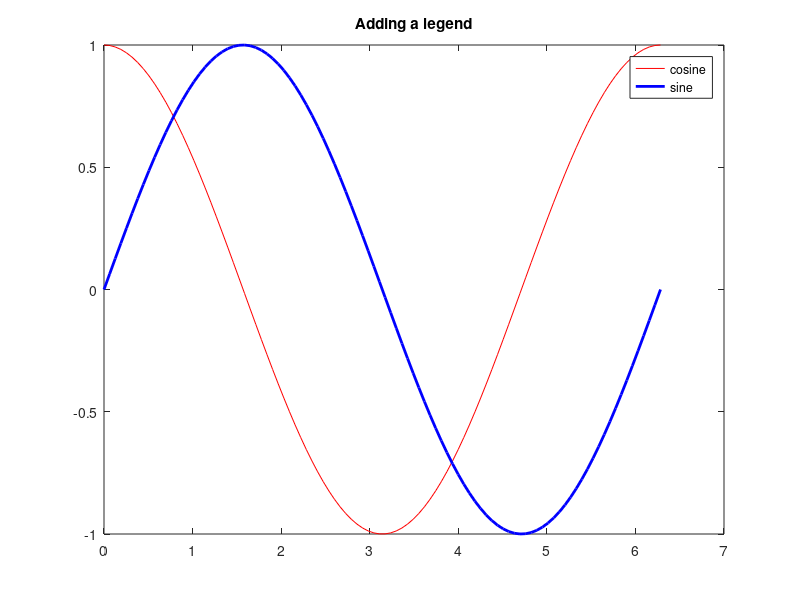

Write MATLAB code to recreate this figure.
%Adding a legend
x = linspace(0 , 2*pi);
y1 = cos(x)
y2 = sin(x)
plot(x , y1, 'r', x , y2 , 'b' ,'linewidth',2)
legend('cosine' , 'sine')
title('Adding a legend')